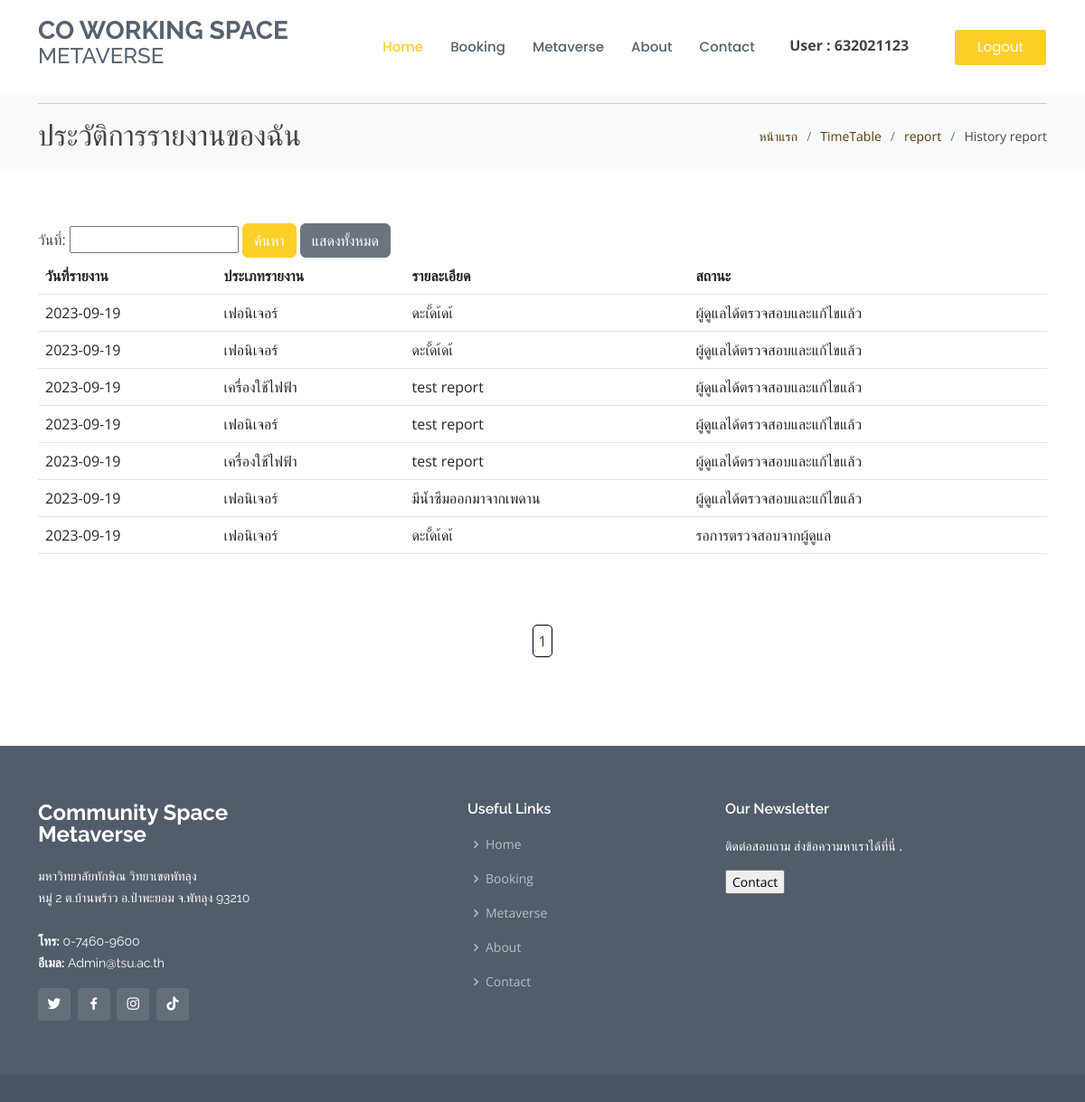
The app's page /history_report.php (signed in) with its own data.
### tables this page shows
CREATE TABLE `reports` (
  `report_id` int(11) NOT NULL,
  `user_id` varchar(20) NOT NULL,
  `issue_date` date NOT NULL,
  `issue_type` varchar(255) NOT NULL,
  `issue_subtype` varchar(255) NOT NULL,
  `issue_description` text NOT NULL,
  `created_at` timestamp NOT NULL DEFAULT current_timestamp() ON UPDATE current_timestamp(),
  `issue_status` int(1) NOT NULL
);

### history_report.php (the view, shortened to what this page needs)
<!DOCTYPE html>
<html lang="en">
<head>
    <link href="assets/vendor/animate.css/animate.min.css" rel="stylesheet">
    <link href="assets/vendor/bootstrap/css/bootstrap.min.css" rel="stylesheet">
    <link href="assets/vendor/bootstrap-icons/bootstrap-icons.css" rel="stylesheet">
    <link href="assets/vendor/boxicons/css/boxicons.min.css" rel="stylesheet">
    <link href="assets/vendor/glightbox/css/glightbox.min.css" rel="stylesheet">
    <link href="assets/vendor/remixicon/remixicon.css" rel="stylesheet">
    <link href="assets/vendor/swiper/swiper-bundle.min.css" rel="stylesheet">
    <link href="assets/css/style.css" rel="stylesheet">
    <link rel="stylesheet" href="//code.jquery.com/ui/1.12.1/themes/base/jquery-ui.css">
</head>
<?php include('component/navbar.php'); ?>
<body>
    <section id="breadcrumbs" class="breadcrumbs">
        <div class="container">
            <hr>
            <div class="d-flex justify-content-between align-items-center">
                <h2>ประวัติการรายงานของฉัน</h2>
                <ol>
                    <li><a href="index.php">หน้าแรก</a></li>
                    <li><a href="table_booking.php">TimeTable</a></li>
                    <li><a href="report.php">report</a></li>
                    <li>History report</li>
                </ol>
            </div>
        </div>
    </section>
    <section id="report-history" class="report-history">
        <div class="container">
            <div class="row">
                <div class="col-lg-12">
                    <div class="filter-options">
                        <label for="filterReportTime">วันที่:</label>
                        <input type="text" id="filterReportTime" name="filterReportTime">
                        <button id="filterButton" class="btn btn-danger1">ค้นหา</button>
                        <button id="clearFilterButton" class="btn btn-secondary">แสดงทั้งหมด</button>
                    </div>
                    <div class="table-responsive">
                        <table class="table">
                            <thead>
                                <tr>
                                    <th>วันที่รายงาน</th>
                                    <th>ประเภทรายงาน</th>
                                    <th>รายละเอียด</th>
                                    <th>สถานะ</th>
                                </tr>
                            </thead>
                            <tbody>
                                <?php
                                include('db_connection.php');
                                $user_id = $_SESSION['user_id'];
                                $page = isset($_GET['page']) ? (int)$_GET['page'] : 1;
                                $items_per_page = 20;
                                $offset = ($page - 1) * $items_per_page;
                                $report_sql = "SELECT * FROM reports WHERE user_id = '$user_id' ORDER BY issue_date DESC, created_at DESC LIMIT $items_per_page OFFSET $offset";
                                $report_result = $connection->query($report_sql);
                                if ($report_result->num_rows > 0) {
                                    while ($row = $report_result->fetch_assoc()) {
                                        echo "<tr>";
                                        echo "<td>{$row['issue_date']}</td>";
                                        echo "<td>{$row['issue_type']}</td>";
                                        echo "<td>{$row['issue_description']}</td>";
                                        echo "<td>";
                                        if ($row['issue_status'] == 1) {
                                            echo "รอการตรวจสอบจากผู้ดูแล";
                                        } else {
                                            echo "ผู้ดูแลได้ตรวจสอบและแก้ไขแล้ว";
                                        }
                                        echo "</td>";
                                        echo "</tr>";
                                    }
                                }
                                ?>
                            </tbody>
                        </table>
                    </div>
                </div>
            </div>
        </div>
    </section>
    <div class="pagination" style="justify-content: center;">
        <?php
        include('db_connection.php');
        $total_items_sql = "SELECT COUNT(*) AS total FROM reports WHERE user_id = '$user_id'";
        $total_items_result = $connection->query($total_items_sql);
        $total_items = $total_items_result->fetch_assoc()['total'];
        $total_pages = ceil($total_items / $items_per_page);
        for ($i = 1; $i <= $total_pages; $i++) {
            echo '<a ';
            if ($i === $page) {
                echo 'class="active btnint"';
            }
            echo 'class="btnint" href="history_report.php?page=' . $i . '">' . $i . '</a>';
        }
        ?>
    </div>
</body>
<br><br><br><br>
<?php include('component/footer.php'); ?>
</html>

### assets/css/style.css (style rules this page uses)
body { font-family: "Open Sans", sans-serif; color: #444444; }
a { text-decoration: none; color: #563a0a; }
h1, h2, h3, h4, h5, h6 { font-family: "Raleway", sans-serif; }
section { padding: 60px 0; overflow: hidden; }
.breadcrumbs { padding: 18px 0; background: #f8f9fa; min-height: 40px; margin-top: 80px; }
.breadcrumbs h2 { font-size: 32px; font-weight: 300; margin: 0; }
.breadcrumbs ol { display: flex; flex-wrap: wrap; list-style: none; padding: 0; margin: 0; font-size: 14px; }
.breadcrumbs ol li+li { padding-left: 10px; }
.breadcrumbs ol li+li::before { display: inline-block; padding-right: 10px; color: #6b7b8d; content: "/"; }
.btn-danger1 { --bs-btn-color: #fff; --bs-btn-bg: #fdcf28; --bs-btn-border-color: #fdcf28; --bs-btn-hover-color: #fff; --bs-btn-hover-bg: #fdcf28; --bs-btn-hover-border-color: #e6bc25; --bs-btn-focus-shadow-rgb: 225,83,97; --bs-btn-active-color: #fff; --bs-btn-active-bg: #fdcf28; --bs-btn-active-border-color: #e6bc25; --bs-btn-active-shadow: inset 0 3px 5px rgba(0, 0, 0, 0.125); --bs-btn-disabled-color: #fff; --bs-btn-disabled-bg: #fdcf28; --bs-btn-disabled-border-color: #fdcf28; }

### history_report.php (style rules this page uses)
.btnint { padding: 5px; border: 0.5px solid #000; margin: 2px; border-radius: 5px; }
.pagination { align-items: center; }

### records on screen
reports: issue_date "2023-09-19", issue_type "เฟอนิเจอร์", issue_description "ดะเั้ดเ้ดเ้", issue_status "ผู้ดูแลได้ตรวจสอบและแก้ไขแล้ว"
reports: issue_date "2023-09-19", issue_type "เฟอนิเจอร์", issue_description "ดะเั้ดเ้ดเ้", issue_status "ผู้ดูแลได้ตรวจสอบและแก้ไขแล้ว"
reports: issue_date "2023-09-19", issue_type "เครื่องใช้ไฟฟ้า", issue_description "test report", issue_status "ผู้ดูแลได้ตรวจสอบและแก้ไขแล้ว"
reports: issue_date "2023-09-19", issue_type "เฟอนิเจอร์", issue_description "test report", issue_status "ผู้ดูแลได้ตรวจสอบและแก้ไขแล้ว"
reports: issue_date "2023-09-19", issue_type "เครื่องใช้ไฟฟ้า", issue_description "test report", issue_status "ผู้ดูแลได้ตรวจสอบและแก้ไขแล้ว"
reports: issue_date "2023-09-19", issue_type "เฟอนิเจอร์", issue_description "มีน้ำซึมออกมาจากเพดาน", issue_status "ผู้ดูแลได้ตรวจสอบและแก้ไขแล้ว"
reports: issue_date "2023-09-19", issue_type "เฟอนิเจอร์", issue_description "ดะเั้ดเ้ดเ้", issue_status "รอการตรวจสอบจากผู้ดูแล"

### other values on screen
$_SESSION['user_id'] "632021123"
